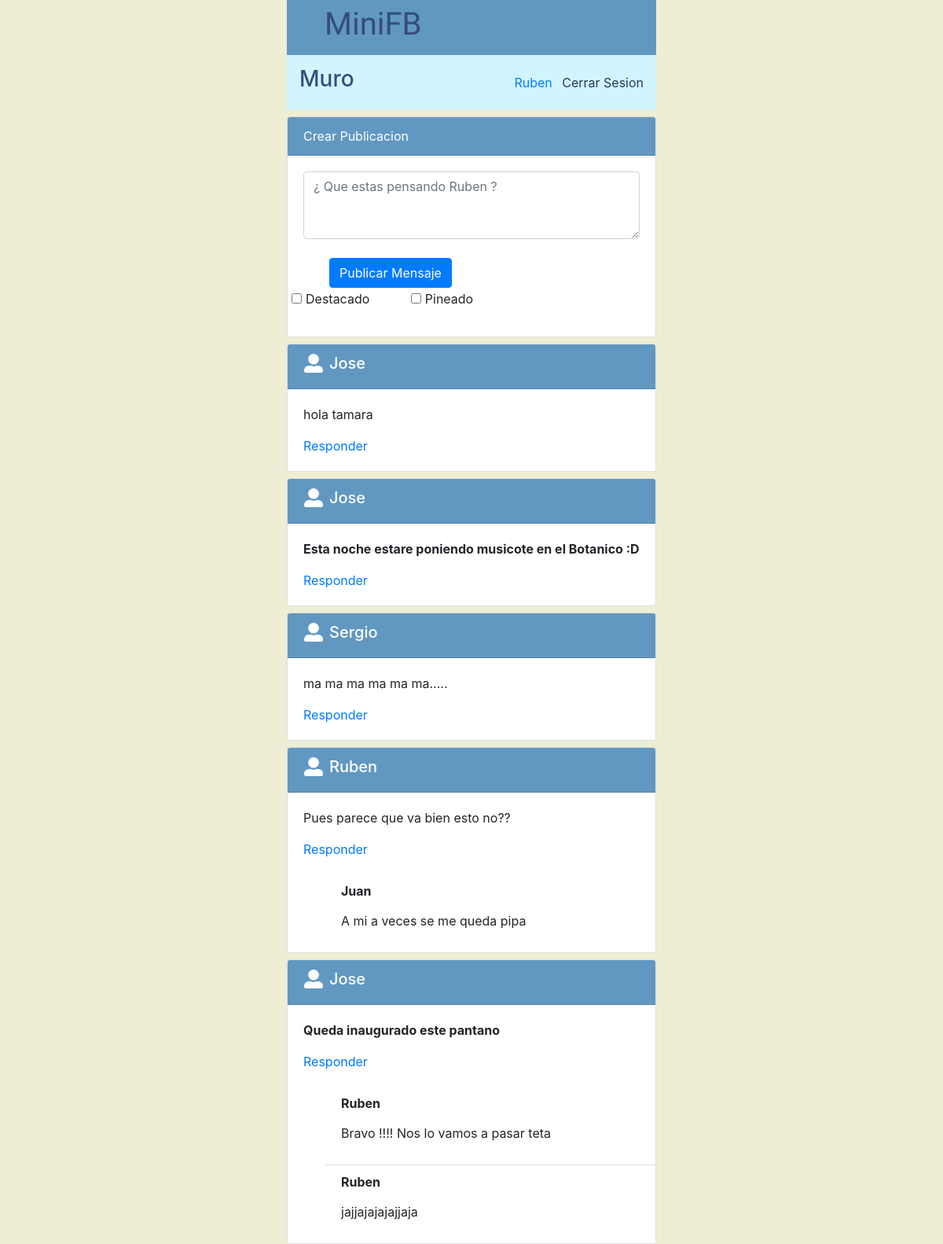
The page /main.php (signed in) on the database its author committed.
### tables this page shows
CREATE TABLE T_USUARIOS (
  `ID_USUARIO` int(11) NOT NULL,
  `NOMBRE_USUARIO` varchar(20) NOT NULL,
  `ALIAS_USUARIO` varchar(10) NOT NULL,
  `PASSWORD_USUARIO` varchar(20) NOT NULL,
  `APELLIDOS_USUARIO` varchar(45) DEFAULT NULL,
  `CODIGO_COOKIE` varchar(40) DEFAULT NULL,
  `TIPO_USUARIO` int(11) NOT NULL,
  `EMAIL` varchar(45) NOT NULL
);

CREATE TABLE `T_MENSAJES` (
  `ID_MENSAJE` int(11) NOT NULL,
  `TEXTO_MENSAJE` varchar(280) NOT NULL,
  `DESTACADO` tinyint(4) NOT NULL,
  `PINEADO` tinyint(4) NOT NULL,
  `PUBLICADO` datetime NOT NULL,
  `ID_USUARIO` int(11) NOT NULL
);

CREATE TABLE T_RESPUESTAS (
  `ID_RESPUESTA` int(11) NOT NULL,
  `TEXTO_RESPUESTA` varchar(280) NOT NULL,
  `PUBLICADO` datetime NOT NULL,
  `ID_USUARIO` int(11) NOT NULL,
  `ID_MENSAJE` int(11) NOT NULL
);

### src/Database/DatabaseRepository.php (called while the page is built)
<?php
class DatabaseRepository
{
    public static function  getConnection () {
        $server = "database";
        $username = "root";
        $passwd = "root";
        $bd = "mini-fb_db";
        $options = [
            PDO::ATTR_EMULATE_PREPARES   => false,
            PDO::ATTR_ERRMODE            => PDO::ERRMODE_EXCEPTION,
            PDO::ATTR_DEFAULT_FETCH_MODE => PDO::FETCH_ASSOC,
        ];
        try {
            $pdo = new PDO("mysql:host=$server;dbname=$bd;charset=utf8", $username, $passwd, $options);
        } catch (Exception $e) {
            $str = "Connexion error: " . $e->getMessage();
            error_log($str);
            exit($str);
        }
        return $pdo;
    }
}

### src/Controller/UserController.php (called while the page is built, shortened)
<?php
require_once 'Model/User.php';
require_once 'Database/UserDAO.php';
class UserController
{
    public function getUser($id)
    {
        $udao = new UserDAO();
        $user = $udao->getUser($id);
        return $user;
    }
    public function getAll()
    {
        $udao = new UserDAO();
        return $udao->getAll();
    }
}

### src/Database/UserDAO.php (called while the page is built, shortened)
<?php
require_once 'DatabaseRepository.php';
require_once 'Model/User.php';
class UserDAO
{
    private $getUserWithId = "SELECT * FROM T_USUARIOS WHERE ID_USUARIO=?";
    private $getAll = "SELECT * FROM T_USUARIOS";
    private $pdo;
    public function __construct()
    {
        $this->pdo = DatabaseRepository::getConnection();
    }
    public function getAll()
    {
        $users = array();
        $select = $this->pdo->prepare($this->getAll);
        $select->execute();
        $rs = $select->fetchAll();
        foreach ($rs as $row){
            $user = new User(
                $row['ID_USUARIO'],
                $row['ALIAS_USUARIO'],
                $row['PASSWORD_USUARIO'],
                $row['NOMBRE_USUARIO'],
                $row['APELLIDOS_USUARIO'],
                $row['EMAIL'],
                $row['TIPO_USUARIO']
            );
            array_push($users, $user);
        }
        return $users;
    }
    public function getUser($id)
    {
        $select = $this->pdo->prepare($this->getUserWithId);
        $select->execute([$id]);
        $rs = $select->fetch();
        $user = new User(
            $id,
            $rs['ALIAS_USUARIO'],
            $rs['PASSWORD_USUARIO'],
            $rs['NOMBRE_USUARIO'],
            $rs['APELLIDOS_USUARIO'],
            $rs['EMAIL'],
            $rs['TIPO_USUARIO']
        );
        return $user;
    }
}

### src/Model/User.php (called while the page is built, shortened)
<?php
class User
{
    private $id;
    private $name;
    public function __construct($id, $alias, $password, $name, $surname, $email, $userType)
    {
        $this->id = $id;
        $this->name = $name;
    }
    public function getId()
    {
        return $this->id;
    }
    public function getName()
    {
        return $this->name;
    }
}

### src/Controller/MessageController.php (called while the page is built, shortened)
<?php
require_once 'Database/MessageDAO.php';
require_once 'Database/ResponseDAO.php';
require_once 'Model/Message.php';
require_once 'Model/Response.php';
class MessageController
{
    public function getAllMessagesWithoutPin()
    {
        $mDAO = new MessageDAO();
        $rDAO = new ResponseDAO();
        $messagesSet = array();
        $msgWithoutPin = $mDAO->getAllWithoutPin();
        foreach ($msgWithoutPin as $msg){
            $responses = $rDAO->getAllWithMessageId($msg->getId());
            $msgEntire = [
                'message' => $msg,
                'responses' => $responses
            ];
            array_push($messagesSet, $msgEntire);
        }
        return $messagesSet;
    }
}

### src/Database/MessageDAO.php (called while the page is built, shortened)
<?php
require_once 'DatabaseRepository.php';
require_once 'Model/Message.php';
class MessageDAO
{
    private $allWithoutPin = "SELECT * FROM T_MENSAJES WHERE PINEADO=0 ORDER BY ID_MENSAJE DESC ";
    private $pdo;
    public function __construct()
    {
        $this->pdo = DatabaseRepository::getConnection();
    }
    public function getAllWithoutPin()
    {
        $messages = array();
        $select = $this->pdo->prepare($this->allWithoutPin);
        $select->execute();
        $rs = $select->fetchAll();
        foreach ($rs as $row){
            $msg = new Message(
                $row['ID_MENSAJE'],
                $row['TEXTO_MENSAJE'],
                $row['DESTACADO'],
                $row['PINEADO'],
                $row['PUBLICADO'],
                $row['ID_USUARIO']
            );
            array_push($messages, $msg);
        }
        return $messages;
    }
}

### src/Model/Message.php (called while the page is built, shortened)
<?php
class Message
{
    private $id;
    private $content;
    private $important;
    private $user;
    public function __construct($id, $content, $important, $pinned, $published, $user)
    {
        $this->id = $id;
        $this->content = $content;
        $this->important = $important;
        $this->user = $user;
    }
    public function getId()
    {
        return $this->id;
    }
    public function getContent()
    {
        return $this->content;
    }
    public function getImportant()
    {
        return $this->important;
    }
    public function getUser()
    {
        return $this->user;
    }
}

### src/Database/ResponseDAO.php (called while the page is built, shortened)
<?php
require_once 'DatabaseRepository.php';
require_once 'Model/Response.php';
class ResponseDAO
{
    private $getAllWithId = "SELECT * FROM T_RESPUESTAS WHERE ID_MENSAJE=?";
    private $pdo;
    public function __construct()
    {
        $this->pdo = DatabaseRepository::getConnection();
    }
    public function getAllWithMessageId($msgId)
    {
        $responses = array();
        $select = $this->pdo->prepare($this->getAllWithId);
        $select->execute([$msgId]);
        $rs = $select->fetchAll();
        foreach ($rs as $row){
            $response = new Response(
                $row['ID_RESPUESTA'],
                $row['TEXTO_RESPUESTA'],
                $row['PUBLICADO'],
                $row['ID_USUARIO'],
                $msgId
            );
            array_push($responses, $response);
        }
        return $responses;
    }
}

### src/Model/Response.php (called while the page is built, shortened)
<?php
class Response
{
    private $content;
    private $user;
    public function __construct($id, $content, $published, $user, $messageId)
    {
        $this->content = $content;
        $this->user = $user;
    }
    public function getContent()
    {
        return $this->content;
    }
    public function getUser()
    {
        return $this->user;
    }
}

### src/main.php (the view, shortened to what this page needs)
<?php
require_once 'Controller/UserController.php';
require_once 'Controller/MessageController.php';
$userController = new UserController();
$users = $userController->getAll();
$me = $userController->getUser($_SESSION['user-id']);
$messController = new MessageController();
$msgs_wop = $messController->getAllMessagesWithoutPin();
?>
<!doctype html>
<html lang="es">
<head>
    <link rel="stylesheet" href="css/style.css">
    <link rel="stylesheet" href="https://maxcdn.bootstrapcdn.com/bootstrap/4.0.0/css/bootstrap.min.css"
>
</head>
<body>
<div class="container col-xl-5 col-lg-6 col-md-8 col-sm-12">
    <header class="main-bg">
        <div class="ml-5 d-flex align-items-center h-100">
            <span class="title main-text"><h1>MiniFB</h1></span>
        </div>
    </header>
    <div class=" d-flex section justify-content-between align-items-center">
        <div class="ml-3">
            <span class="main-text"><h3>Muro</h3></span>
        </div>
        <div class="sesion mr-3">
            <span class="text-primary mr-2"><?= $me->getName() ?></span>
            <a class="darkblue-txt" href="logout.php">Cerrar Sesion</a>
        </div>
    </div>
    <div class="createForm">
        <div class="card mt-2">
            <div class="card-header text-white">
                <span>Crear Publicacion</span>
            </div>
            <div class="card-body">
                <form action="main_controller.php">
                    <div class="form-group">
                        <textarea class="form-control" name="content" id="contentTA"
                                  placeholder="¿ Que estas pensando <?= $me->getName() ?> ?" rows="3"></textarea>
                        <div class="form-group row d-flex justify-content-between mt-4">
                            <button type="submit" class="btn btn-primary ml-5">Publicar Mensaje</button>
                            <div class="form-group-row mr-5">
                                <div class="form-check form-check-inline align-middle mr-5">
                                    <input class="form-check-input" type="checkbox" id="importantCheck" name="important"
                                           value="true">
                                    <label class="form-check-label" for="importantCheck">Destacado</label>
                                </div>
                                <div class="form-check form-check-inline align-middle">
                                    <input class="form-check-input" type="checkbox" id="pinnedCheck" name="pinned"
                                           value="true">
                                    <label class="form-check-label" for="pinnedCheck">Pineado</label>
                                </div>
                            </div>
                        </div>
                    </div>
                </form>
            </div>
        </div>
    </div>
    <div class="mensajes-sin-pin">
        <?php foreach ($msgs_wop as $msg) { ?>
            <div class="card mt-2">
                <div class="card-header text-white">
                    <div class="row">
                        <img src="img/user-newbie.svg" class="ml-3 icon-newbie" alt="newbie">
                        <p class="ml-2"><h5><?= $users[($msg['message']->getUser()) - 1]->getName() ?></h5></p>
                    </div>
                </div>
                <div class="card-body">
                    <?php
                    if ($msg['message']->getImportant()) {
                        ?>
                        <p class="card-text font-weight-bold"><?= $msg['message']->getContent() ?></p>
                    <?php } else { ?>
                        <p class="card-text"><?= $msg['message']->getContent() ?></p>
                    <?php } ?>
                    <a href="response.php?msg-id=<?= $msg['message']->getId() ?>&userId=<?= $me->getId() ?>"
                       class="card-link">Responder</a>
                </div>
                <div class="responses ml-5">
                    <ul class="list-group list-group-flush">
                        <?php
                        $responses = $msg['responses'];
                        foreach ($responses as $response) { ?>
                            <li class="list-group-item">
                                <h6><p class="font-weight-bold"><?= $users[($response->getUser()) - 1]->getName() ?></p></h6>
                                <p><?= $response->getContent() ?></p>
                            </li>
                        <?php } ?>
                    </ul>
                </div>
            </div>
        <?php } ?>
    </div>
</div>
</body>
</html>

### src/css/style.css (style rules this page uses)
header { height: 70px; }
body { box-sizing: border-box; background-color: #edeed4 !important; }
.title { font-family: 'Baloo Bhai', cursive; font-size: 1.3em; }
.section { background-color: #D1F5FF; height: 70px; }
.card .card-header { background-color: #6198c1; }
.darkblue-txt { color: #2B335D; }
.main-bg { background: #6198c1; }
.main-text { color: #354d7d; }
.icon-newbie { width: 24px; height: 24px; fill: #ffffff; }

### rows shown on the page
t_usuarios: NOMBRE_USUARIO "Ruben", content "¿ Que estas pensando Ruben ?"
t_mensajes: ID_USUARIO.NOMBRE_USUARIO "Jose", TEXTO_MENSAJE "hola tamara"
t_mensajes: ID_USUARIO.NOMBRE_USUARIO "Jose", TEXTO_MENSAJE "Esta noche estare poniendo musicote en el Botanico :D"
t_mensajes: ID_USUARIO.NOMBRE_USUARIO "Sergio", TEXTO_MENSAJE "ma ma ma ma ma ma....."
t_mensajes: ID_USUARIO.NOMBRE_USUARIO "Ruben", TEXTO_MENSAJE "Pues parece que va bien esto no??"
t_respuestas: ID_USUARIO.NOMBRE_USUARIO "Juan", TEXTO_RESPUESTA "A mi a veces se me queda pipa"
t_mensajes: ID_USUARIO.NOMBRE_USUARIO "Jose", TEXTO_MENSAJE "Queda inaugurado este pantano"
t_respuestas: ID_USUARIO.NOMBRE_USUARIO "Ruben", TEXTO_RESPUESTA "Bravo !!!! Nos lo vamos a pasar teta"
t_respuestas: ID_USUARIO.NOMBRE_USUARIO "Ruben", TEXTO_RESPUESTA "jajjajajajajjaja"
